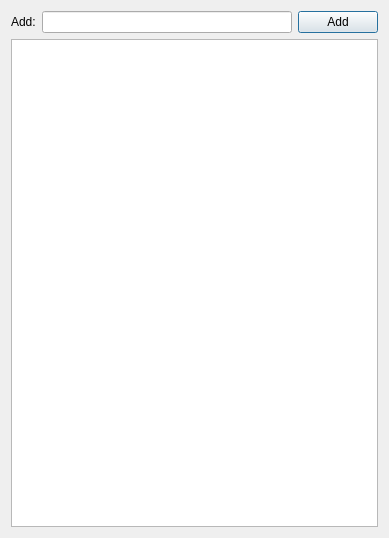
<?xml version="1.0" encoding="UTF-8"?>
<ui version="4.0">
 <class>conditionsEdit</class>
 <widget class="QWidget" name="conditionsEdit">
  <property name="geometry">
   <rect>
    <x>0</x>
    <y>0</y>
    <width>389</width>
    <height>538</height>
   </rect>
  </property>
  <property name="windowTitle">
   <string>Conditions Editor</string>
  </property>
  <layout class="QGridLayout" name="gridLayout">
   <item row="0" column="2">
    <widget class="QPushButton" name="buttonAdd">
     <property name="text">
      <string>Add</string>
     </property>
     <property name="autoDefault">
      <bool>true</bool>
     </property>
     <property name="default">
      <bool>true</bool>
     </property>
    </widget>
   </item>
   <item row="1" column="0" colspan="3">
    <widget class="QTableView" name="tableView">
     <property name="selectionBehavior">
      <enum>QAbstractItemView::SelectItems</enum>
     </property>
     <property name="showGrid">
      <bool>false</bool>
     </property>
     <property name="gridStyle">
      <enum>Qt::NoPen</enum>
     </property>
     <property name="cornerButtonEnabled">
      <bool>false</bool>
     </property>
     <attribute name="horizontalHeaderVisible">
      <bool>false</bool>
     </attribute>
     <attribute name="horizontalHeaderHighlightSections">
      <bool>false</bool>
     </attribute>
     <attribute name="horizontalHeaderStretchLastSection">
      <bool>true</bool>
     </attribute>
     <attribute name="verticalHeaderDefaultSectionSize">
      <number>20</number>
     </attribute>
     <attribute name="verticalHeaderMinimumSectionSize">
      <number>20</number>
     </attribute>
    </widget>
   </item>
   <item row="0" column="1">
    <widget class="QLineEdit" name="lineEdit">
     <property name="clearButtonEnabled">
      <bool>true</bool>
     </property>
    </widget>
   </item>
   <item row="0" column="0">
    <widget class="QLabel" name="label">
     <property name="text">
      <string>Add:</string>
     </property>
    </widget>
   </item>
  </layout>
 </widget>
 <resources/>
 <connections/>
</ui>
